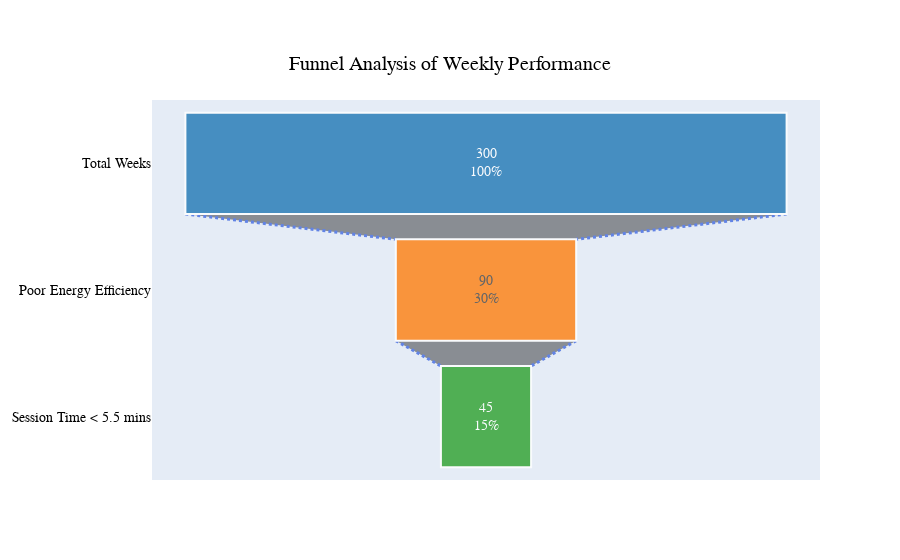

Notebook code for this chart:
### Code cell
import pandas as pd
import plotly.graph_objects as go

# --- Part 1: Define the Funnel Data ---
funnel_data = {
    'step': ['Total Weeks', 'Poor Energy Efficiency', 'Session Time < 5.5 mins'],
    'count': [300, 90, 45]
}
df_funnel = pd.DataFrame(funnel_data)

# --- Part 2: Create the Funnel Visualization ---

fig = go.Figure(go.Funnel(
    y = df_funnel['step'],
    x = df_funnel['count'],
    textposition = "inside",
    textinfo = "value+percent initial",
    opacity = 0.8,
    marker = {"color": ["#1f77b4", "#ff7f0e", "#2ca02c"],
              "line": {"width": [2, 2, 2, 2, 2], "color": ["#FFFFFF", "#FFFFFF", "#FFFFFF", "#FFFFFF", "#FFFFFF"]}},
    connector = {"line": {"color": "royalblue", "dash": "dot", "width": 3}}
))

fig.update_layout(
    title={
        'text': "Funnel Analysis of Weekly Performance",
        'y':0.9,
        'x':0.5,
        'xanchor': 'center',
        'yanchor': 'top'},
    font=dict(
        family="Arial, sans-serif",
        size=14,
        color="black"
    )
)

fig.show()

### Figure 1 — Plotly figure (JSON) as saved in the notebook; plotly's stock layout.template omitted (floating-point values rounded to 4 significant figures)
{"data": [{"connector": {"line": {"color": "royalblue", "dash": "dot", "width": 3}}, "marker": {"color": ["#1f77b4", "#ff7f0e", "#2ca02c"], "line": {"color": ["#FFFFFF", "#FFFFFF", "#FFFFFF", "#FFFFFF", "#FFFFFF"], "width": [2, 2, 2, 2, 2]}}, "opacity": 0.8, "textinfo": "value+percent initial", "textposition": "inside", "type": "funnel", "x": [300, 90, 45], "y": ["Total Weeks", "Poor Energy Efficiency", "Session Time < 5.5 mins"]}], "layout": {"font": {"color": "black", "family": "Arial, sans-serif", "size": 14}, "title": {"text": "Funnel Analysis of Weekly Performance", "x": 0.5, "xanchor": "center", "y": 0.9, "yanchor": "top"}}}
